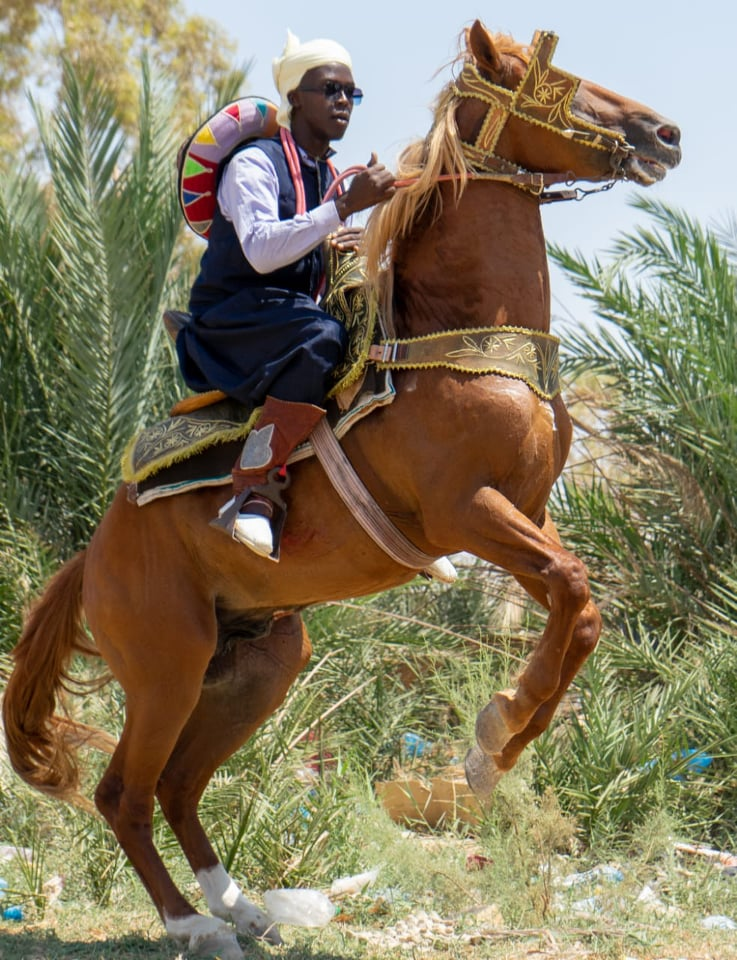
#> input picture type_1/222.jpg, 737 x 960 px
$ python main.py
#> lines starting #> are read from the running program, lines starting #| are printed output that depends on the picture; long printed decimals are rounded
### type_1/helper_method_image.py
import secrets

import PIL.Image
import numpy
from PIL import Image

from numpy import array

import helper_method_enc


def read_image(path, block_size):
#> called with path = '222.jpg', block_size = 50
    fin = Image.open(path)
#> fin is the input picture: PIL image 737x960 RGB; mean R, G, B 131.6, 122.1, 96
    print(fin.size)
#| (737, 960)
    image = array(fin)
    # [4 lines of commented-out code are left out]
    image_bits = []
    for row in range(fin.size[1]):
        for i_pixel in range(fin.size[0]):
            pixel = image[row][i_pixel]
            for i_rgb in range(3):
                rgb_s = bin(pixel[i_rgb])[2:]
                if (len(rgb_s) < 8):
                    zero_number = 8 - len(rgb_s)
                    rgb_s = '0' * zero_number + rgb_s
                image_bits.append( rgb_s)
#> after the loop, image_bits = 2122560 items; zero_number = 1
    return ''.join([rgb for rgb in image_bits]), fin.size[0]


def write_image(array_image, width):

    image = []

    row_num = int(len(array_image) / (width * 24))

    index_pixel = 0
    for row in range(row_num):
        pixel = []
        for i_pixel in range(width):
            pixel_str = array_image[index_pixel * 24:index_pixel * 24 + 24]
            rgb = []
            for i_rgb in range(3):
                rgb.append(int(pixel_str[i_rgb * 8:i_rgb * 8 + 8], 2))
            pixel.append(rgb)
            index_pixel += 1
        image.append(pixel)
    return numpy.asarray(image)


def bainryToBlock(binary_str: [], block_size):
    blocks = []

    num_blocks = int(len(binary_str) / block_size)
    for i_block in range(num_blocks):
        block_str = binary_str[i_block * block_size:i_block * block_size + block_size]
        blocks.append(int(block_str, 2))
    return blocks


# [9 lines left out: function block_to_decimal, not called in this run]


def block_to_binary(blocks: [], block_size):
    return ''.join([block_to_bin(block, block_size) for block in blocks])


def block_to_bin(block, block_size):
    block_bin = bin(block)[2:]
    if len(block_bin) < block_size:
        block_bin = '0' * (block_size - len(block_bin)) + block_bin
    return block_bin


def to_binary(blocks: []):
    return ''.join([bin(block)[2:] for block in blocks])

### type_1/helper_method_enc.py
import sympy
import secrets


def generate_p(range_start, range_stop):
    return sympy.randprime(range_start, range_stop)


def generate_q(range_start, p):
    while True:
        q = sympy.randprime(range_start, p)
        if q < p:
            break

    return q


def generate_n(p, q):
    return p * q


def gen_r(q,prime_range_start, prime_range_stop):
    secrets_gen = secrets.SystemRandom()

    while True:
        r = secrets_gen.randrange(prime_range_start, prime_range_stop)

        if r > q:
            break
    return r

def fragment(m: int):
    size_of_int_m = len(str(m))
    if size_of_int_m == 1:
        return {'part_1': 0, 'part_2': m}
    exp = 2
    #if size_of_int_m > 2:
     #   rn = secrets.SystemRandom()
      #  exp = rn.randrange(1, size_of_int_m)
    m2 = m % (10 ** exp)
    m1 = m - m2
    return {'part_1': m1, 'part_2': m2}


def encrypt(message, public_key, n):
    parts = fragment(message)
    part_1 = parts['part_1']
    part_2 = parts['part_2']
    return (part_1 + public_key * part_2) % n


def decrypt(c, private_key, p):
    return (c % p) % (private_key - 1)

### type_1/main.py
import secrets

import PIL
import numpy
import helper_method_enc
from helper_method_image import bainryToBlock, read_image, to_binary, block_to_binary, write_image
import time

block_size = 50

############# read image and convert to bits ########################
start_read_image = time.time()
img, width = read_image('222.jpg', block_size)
#> width = 737
blocks = bainryToBlock(img, block_size)
#> blocks = 339609 items
done_read_image = time.time()
elapsed_read_image = done_read_image - start_read_image
print(f"read image and convert to bits = {elapsed_read_image}s")

############### generate keys ############################
start_generate_keys = time.time()

PRIME_RANGE_STOP = 300_000_000_000_000_000

PRIME_RANGE_START = 100_000_000_000_000_000  # 500
p = helper_method_enc.generate_p(PRIME_RANGE_START, PRIME_RANGE_STOP)  # 547  #
print(f"p : {p} ")
q = helper_method_enc.generate_q(PRIME_RANGE_START, p)  # 541  #
print(f"q : {q} ")
n = helper_method_enc.generate_n(p, q)  # 295927
print(f"p : {n} ")

r = helper_method_enc.gen_r(p, q, PRIME_RANGE_STOP)  # 983
print(f"r : {r} ")

k = secrets.SystemRandom().randrange(int('1' * block_size, 2) + 1, int('1' * block_size, 2) + 100)  # K>m
print(f"k : {k} ")

privateKey = k
publicKey = k + r * p
done_generate_keys = time.time()
elapsed_generate_keys = done_generate_keys - start_generate_keys
print(f"generate keys time = {elapsed_generate_keys}s")
############## enc image bits ################
start_enc = time.time()
enc_m = [helper_method_enc.encrypt(c, publicKey, n) for c in blocks]
#> enc_m = 339609 items
done_enc = time.time()
elapsed_enc = done_enc - start_enc
print(f"enc  time = {elapsed_enc}  s")

############## show enc image  ################
start_show_enc = time.time()
bin_enx = to_binary(enc_m)
size_enc = len(bin_enx)
#> size_enc = 38682437
image_enc = write_image(bin_enx, width)
#> in write_image, `row_num = int(len(array_image) / (width * 24))`: row_num = 2186
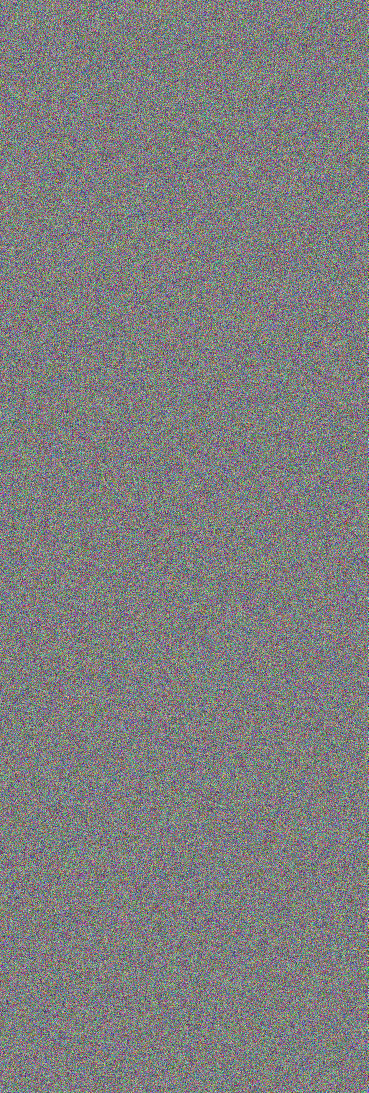
#> image_enc: shape (2186, 737, 3) int64 (shown at 1/2 size); mean of channels 0, 1, 2 126.5, 126.5, 126.6; drawn as R, G, B
image_out_enc = PIL.Image.fromarray(numpy.asarray(image_enc).astype('uint8'))
img_as_img_enc = image_out_enc.convert("RGB")
img_as_img_enc.show()

done_show_enc = time.time()
elapsed_show_enc = done_show_enc - start_show_enc
print(f" convert enc  bits to image and show time  = {elapsed_show_enc}s")
################ dec image


start_dec = time.time()
chars = [helper_method_enc.decrypt(c, privateKey, p) for c in enc_m]
#> chars = 339609 items
done_dec = time.time()
elapsed_dec = done_dec - start_dec
print(f"dec  time = {elapsed_dec} s")

########### shwo original image #################
start_show_original_image = time.time()

block_bin = block_to_binary(chars, block_size)
print(f"enc  size / img size = {size_enc / len(block_bin)} ")
#| enc  size / img size = 2.278

array_img = write_image(block_bin, width)

image_out = PIL.Image.fromarray(numpy.asarray(array_img).astype('uint8'))
img_as_img = image_out.convert("RGB")
img_as_img.show()
done_show_original_image = time.time()
elapsed_show_original_image = done_show_original_image - start_show_original_image
print(f"show original image  time = {elapsed_show_original_image} s")
print(f"Total  execution time = {done_show_original_image - start_read_image} s")
